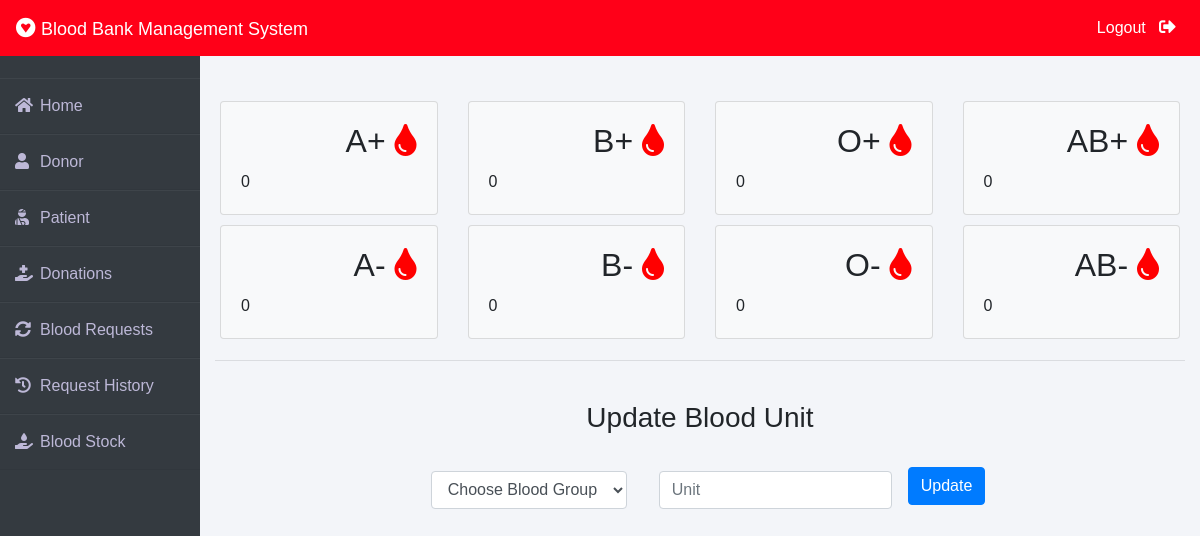
The page /admin-blood (signed in) on the database its author committed.
### blood/models.py (models this page shows, shortened)
class Stock(models.Model):
    bloodgroup=models.CharField(max_length=10)
    unit=models.PositiveIntegerField(default=0)

### blood/views.py (the view, shortened to what this page needs)
# urls.py: path('admin-blood', views.admin_blood_view,name='admin-blood'),
@login_required(login_url='adminlogin')
def admin_blood_view(request):
    dict={
        'bloodForm':forms.BloodForm(),
        'A1':models.Stock.objects.get(bloodgroup="A+"),
        'A2':models.Stock.objects.get(bloodgroup="A-"),
        'B1':models.Stock.objects.get(bloodgroup="B+"),
        'B2':models.Stock.objects.get(bloodgroup="B-"),
        'AB1':models.Stock.objects.get(bloodgroup="AB+"),
        'AB2':models.Stock.objects.get(bloodgroup="AB-"),
        'O1':models.Stock.objects.get(bloodgroup="O+"),
        'O2':models.Stock.objects.get(bloodgroup="O-"),
    }
    return render(request,'blood/admin_blood.html',context=dict)

### blood/forms.py
class BloodForm(forms.ModelForm):
    class Meta:
        model=models.Stock
        fields=['bloodgroup','unit']

### templates/blood/admin_blood.html (shortened to what this page needs)
{% extends 'blood/adminbase.html' %}
{% block content %}
{% load widget_tweaks %}
<br><br>
<div class="container">
    <div class="row">
      <div class="col-sm-3">
        <div class="card bg-light">
          <div class="card-body">
              <div class="blood">
                  <h2>A+ <i class="fas fa-tint"></i></h2>
              </div><br><br>
              <div>
                  {{A1.unit}}
              </div>
          </div>
        </div>
      </div>
      <div class="col-sm-3">
          <div class="card bg-light">
              <div class="card-body">
                  <div class="blood">
                      <h2>B+ <i class="fas fa-tint"></i></h2>
                  </div><br><br>
                  <div>
                    {{B1.unit}}
                  </div>
              </div>
            </div>
      </div>
      <div class="col-sm-3">
          <div class="card bg-light">
              <div class="card-body">
                  <div class="blood">
                      <h2>O+ <i class="fas fa-tint"></i></h2>
                  </div><br><br>
                  <div>
                    {{O1.unit}}
                  </div>
              </div>
            </div>
        </div>
        <div class="col-sm-3">
          <div class="card bg-light">
              <div class="card-body">
                  <div class="blood">
                      <h2>AB+ <i class="fas fa-tint"></i></h2>
                  </div><br><br>
                  <div>
                    {{AB1.unit}}
                  </div>
              </div>
            </div>
        </div>
    </div>
    <div class="row">
      <div class="col-sm-3">
        <div class="card bg-light">
          <div class="card-body">
              <div class="blood">
                  <h2>A- <i class="fas fa-tint"></i></h2>
              </div><br><br>
              <div>
                {{A2.unit}}
              </div>
          </div>
        </div>
      </div>
      <div class="col-sm-3">
          <div class="card bg-light">
              <div class="card-body">
                  <div class="blood">
                      <h2>B- <i class="fas fa-tint"></i></h2>
                  </div><br><br>
                  <div>
                    {{B2.unit}}
                  </div>
              </div>
            </div>
      </div>
      <div class="col-sm-3">
          <div class="card bg-light">
              <div class="card-body">
                  <div class="blood">
                      <h2>O- <i class="fas fa-tint"></i></h2>
                  </div><br><br>
                  <div>
                    {{O2.unit}}
                  </div>
              </div>
            </div>
        </div>
        <div class="col-sm-3">
          <div class="card bg-light">
              <div class="card-body">
                  <div class="blood">
                      <h2>AB- <i class="fas fa-tint"></i></h2>
                  </div><br><br>
                  <div>
                    {{AB2.unit}}
                  </div>
              </div>
            </div>
        </div>
    </div>
<hr>
<br>
<h3 class="text-center">Update Blood Unit</h3><br>
<div class="xyz">
    <form class="form-inline" method="POST">
        <div class="form-group mx-sm-3 mb-6">
            <select name="bloodgroup" class="form-control">
                <option disabled="disabled" selected="selected">Choose Blood Group</option>
            </select>
          </div>
        <div class="form-group mx-sm-3 mb-6">
          <input type="number" class="form-control" name="unit" placeholder="Unit">
        </div>
        <button type="submit" class="btn btn-primary mb-2">Update</button>
      </form>
</div>
</div>
{% endblock content %}

### templates/blood/adminbase.html (style rules this page uses)
.row { padding: 5px; }
.fa-tint { color: red; }
.blood { float: right; }
.xyz { color: blue; font-size: 3ex; }
* { margin: 0; padding: 0; box-sizing: border-box; list-style: none; text-decoration: none; font-family: 'Josefin Sans', sans-serif; }
body { background-color: #f3f5f9; }

### templates/blood/admin_blood.html (style rules this page uses)
.xyz { display: table; margin-right: auto; margin-left: auto; }

### rows shown on the page
Stock: unit "0"
Stock: unit "0"
Stock: unit "0"
Stock: unit "0"
Stock: unit "0"
Stock: unit "0"
Stock: unit "0"
Stock: unit "0"
